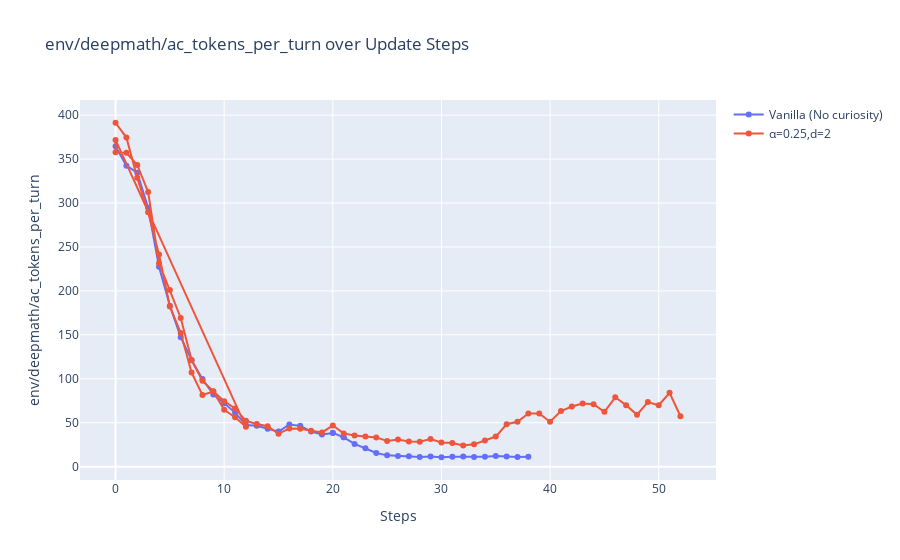

Notebook source saved alongside this figure:
### Code cell
plot(llama_traces, metric="env/deepmath/ac_tokens_per_turn", labels=llama_labels)
